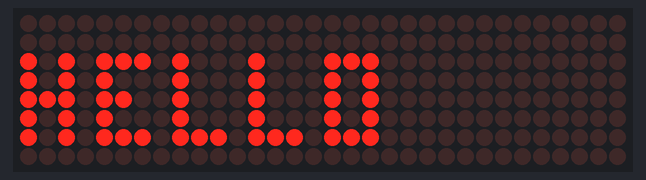
Simulated run of this sketch. Board: Arduino Uno, built with avr-gcc and run on an emulated ATmega328P. Shown: 32×8 LED matrix.

Above: at 0.3 s.
At 2.5 s:
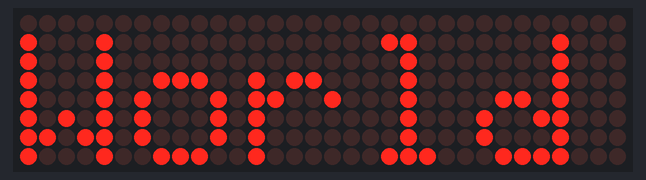
At 4.8 s:
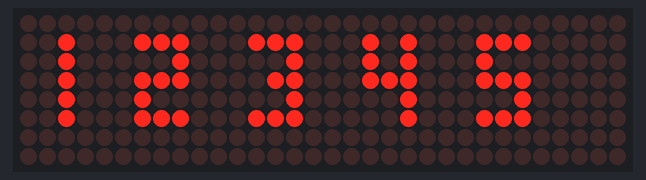
At 7.0 s:
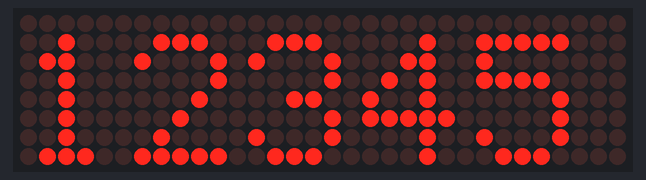

Measured:
- by itself, everything shown: repeats every 9.0 s, in 9 steps
- what the display in image 0 shows lasts 2.0 s, from 0.2 s to 2.2 s

The sketch:

LED_Dot2.ino
```cpp
#include <LedControl.h>
#include "FontLEDClock.h" // Font library

LedControl lc=LedControl(11,13,10,4);  // DIN,CLK,CS,Number of LED Module
uint8_t intensity = 1;

unsigned long delaytime=50;  // time to updates of the display

void setup() {
  int devices=lc.getDeviceCount();  // find no of LED modules
  //we have to init all devices in a loop
  for(int address=0;address<devices;address++) {  // set up each device
    lc.shutdown(address,false);
    lc.setIntensity(address,8);
    lc.clearDisplay(address);
  }
}

void test() {
  int devices=lc.getDeviceCount();  // find no of LED modules

  for(int row=32;row>=0;row--) {
    for(int col=0;col<8;col++) {
        delay(delaytime);
        plot(row,col,true);
        delay(delaytime);
        plot(row,col,false);
    }
  }
}

//plot a point on the display
void plot (uint8_t x, uint8_t y, uint8_t value) {

  //select which matrix depending on the x coord
  uint8_t address;
  if (x >= 0 && x <= 7)   { address = 3; }
  if (x >= 8 && x <= 15)  { address = 2; x = x - 8; }
  if (x >= 16 && x <= 23) { address = 1; x = x - 16;}
  if (x >= 24 && x <= 31) { address = 0; x = x - 24;}

  if (value == 1) {
    lc.setLed(address, y, x, true);
  } else {
    lc.setLed(address, y, x, false);
  }
}

//clear screen
void clear_display() {
  for (uint8_t address = 0; address < 4; address++) {
    lc.clearDisplay(address);
  }
}

//fade screen down
void fade_down() {

  //fade from global intensity to 1
  for (uint8_t i = intensity; i > 0; i--) {
    for (uint8_t address = 0; address < 4; address++) {
      lc.setIntensity(address, i);
    }
    delay(30); //change this to change fade down speed
  }

  clear_display(); //clear display completely (off)

  //reset intentsity to global value
  for (uint8_t address = 0; address < 4; address++) {
    lc.setIntensity(address, intensity);
  }
}

void test_all_led(){
    for (uint8_t x = 0; x <= 31; x++) {
      for (uint8_t y = 0; y <= 7; y++) {
        plot(x, y, 1);
        delay(10);
    }
  }
}

void print_tiny_char(uint8_t x, uint8_t y, char c)
{
  uint8_t dots;
  if (c >= 'A' && c <= 'Z' || (c >= 'a' && c <= 'z') ) { c &= 0x1F; }  // A-Z maps to 1-26
  else if (c >= '0' && c <= '9') { c = (c - '0') + 32; }
  else if (c == ' ') { c = 0;  } // space
  else if (c == '.') { c = 27; } // full stop
  else if (c == ':') { c = 28; } // colon
  else if (c == '\''){ c = 29; } // single quote mark
  else if (c == '!') { c = 30; } // single quote mark
  else if (c == '?') { c = 31; } // single quote mark

  for (uint8_t col = 0; col < 3; col++) {
    dots = pgm_read_byte_near(&mytinyfont[c][col]);
    for (uint8_t row = 0; row < 5; row++) {
      if (dots & (16 >> row))
        plot(x + col, y + row, 1);
      else
        plot(x + col, y + row, 0);
    }
  }
}

void print_normal_char(uint8_t x, uint8_t y, char c)
{

  uint8_t dots;
  if (c >= 'A' && c <= 'Z' ) { c &= 0x1F; }  // A-Z maps to 1-26
  else if (c >= 'a' && c <= 'z') { c = (c - 'a') + 41; }  // A-Z maps to 41-67
  else if (c >= '0' && c <= '9') { c = (c - '0') + 31; }
  else if (c == ' ') { c = 0; } // space
  else if (c == '.') { c = 27; } // full stop
  else if (c == '\'') { c = 28; } // single quote mark
  else if (c == ':') { c = 29; } // clock_mode selector arrow
  else if (c == '>') { c = 30; } // clock_mode selector arrow
  else if (c >= -80 && c <= -67) { c *= -1; }

  for (uint8_t col = 0; col < 5; col++) {
    dots = pgm_read_byte_near(&myfont[c][col]);
    for (uint8_t row = 0; row < 7; row++) {
      if (dots & (64 >> row)) {   // only 7 rows.
        plot(x + col, y + row, 1);
      } else {
        plot(x + col, y + row, 0);
      }
    }
  }
}

void loop() {

  char hello[6] = "Hello";
  char world[6] = "World";
  char nummm[6] = "12345";

  uint8_t i = 0;
  while (hello[i]) {
    print_tiny_char((i * 4), 2, hello[i]);
    delay(35);
    i++;
  }
  delay(2000);
  clear_display();
  i=0;
  while (world[i]) {
    print_normal_char((i * 6), 1, world[i]);
    delay(35);
    i++;
  }
  delay(2000);
  clear_display();
  i=0;
  while (world[i]) {
    print_tiny_char((i * 6), 1, nummm[i]);
    delay(35);
    i++;
  }
  delay(2000);
  clear_display();
  i=0;
  while (world[i]) {
    print_normal_char((i * 6), 1, nummm[i]);
    delay(35);
    i++;
  }
  delay(2000);
  clear_display();
}
```

Source omitted: FontLEDClock.h (data table, 5307 bytes)
